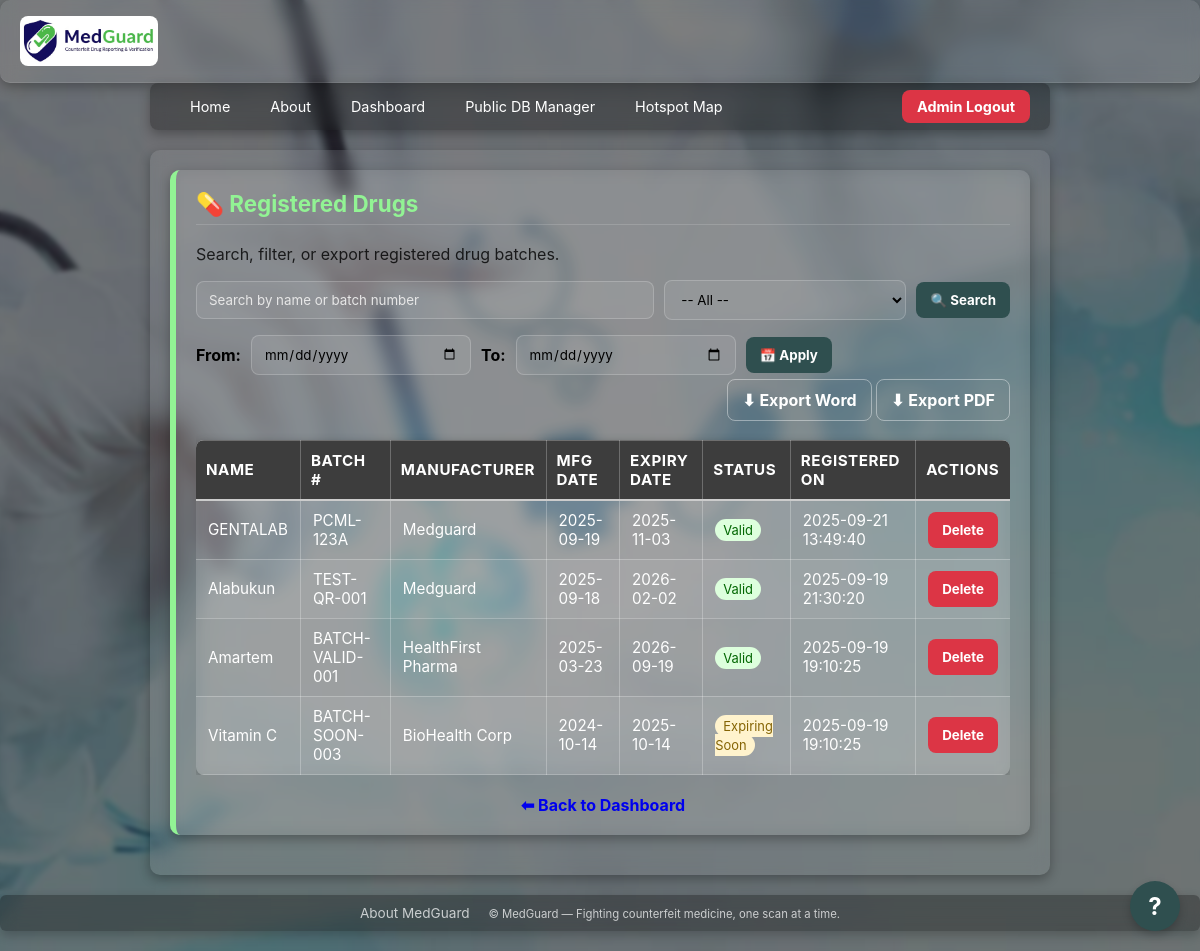
The page /admin/drugs (signed in) on the database its author committed.
### tables this page shows
CREATE TABLE drugs (
            id INTEGER PRIMARY KEY AUTOINCREMENT,
            name TEXT NOT NULL,
            batch_number TEXT UNIQUE NOT NULL,
            mfg_date TEXT NOT NULL,
            expiry_date TEXT NOT NULL,
            manufacturer TEXT NOT NULL,
            created_at TEXT DEFAULT (datetime('now'))
        );

### backend/routes/admin.py (the view)
@admin_bp.get("/drugs")
def admin_drugs():
    if not session.get("admin_id"):
        return redirect(url_for("admin_login"))
    try:
        conn = get_db()
        search = request.args.get("search", "").strip()
        status = request.args.get("status", "").strip()
        start = request.args.get("start", "").strip()
        end = request.args.get("end", "").strip()
        page = int(request.args.get("page", 1))
        per_page = 20
        offset = (page - 1) * per_page
        base_query = "FROM drugs WHERE 1=1"
        params = []
        if search:
            base_query += " AND (name LIKE ? OR batch_number LIKE ?)"
            params.extend([f"%{search}%", f"%{search}%"])
        if status == "valid":
            base_query += " AND date(expiry_date) >= date('now','localtime')"
        elif status == "expired":
            base_query += " AND date(expiry_date) < date('now','localtime')"
        elif status == "soon":
            base_query += " AND date(expiry_date) BETWEEN date('now','localtime') AND date('now','+30 day','localtime')"
        if start and end:
            base_query += " AND date(created_at) BETWEEN date(?) AND date(?)"
            params.extend([start, end])
        total = conn.execute(f"SELECT COUNT(*) {base_query}", params).fetchone()[0]
        rows = conn.execute(f"""
            SELECT id, name, batch_number, manufacturer, mfg_date, expiry_date, created_at
            {base_query}
            ORDER BY created_at DESC
            LIMIT ? OFFSET ?
        """, params + [per_page, offset]).fetchall()
        total_pages = (total + per_page - 1) // per_page
        return render_template(
            "admin_drugs.html",
            drugs=rows,
            search=search,
            status=status,
            start=start,
            end=end,
            current_date=date.today().isoformat(),
            soon_date=(date.today() + timedelta(days=30)).isoformat(),
            page=page,
            total_pages=total_pages
        )
    except Exception as e:
        print("Error in /drugs:", e)
        traceback.print_exc()
        return jsonify({"error": f"Server error: {str(e)}"}), 500

### backend/database.py (called while the page is built)
def get_db():
    if "db" not in g:
        conn = sqlite3.connect(
            cfg.DB_PATH,
            detect_types=sqlite3.PARSE_DECLTYPES,
            timeout=10
        )
        conn.row_factory = sqlite3.Row
        conn.execute("PRAGMA journal_mode=WAL;")
        g.db = conn
    return g.db

### frontend/templates/admin_drugs.html (shortened to what this page needs)
{% extends "base.html" %}
{% block content %}
<div class="panel" style="color:#000;">
  <h2>💊 Registered Drugs</h2>
  <p style="opacity:0.8;">Search, filter, or export registered drug batches.</p>
  <form method="get" action="{{ url_for('admin_api.admin_drugs') }}" class="filter-form">
    <input type="text" name="search" value="{{ search }}" placeholder="Search by name or batch number" class="input" style="flex:2; min-width:200px; color:#000;">
    <select name="status" class="input" style="flex:1; min-width:150px; color:#000;">
      <option value="">-- All --</option>
    </select>
    <button type="submit" class="btn btn-yellow">🔍 Search</button>
  </form>
  <form method="get" action="{{ url_for('admin_api.admin_drugs') }}" class="filter-form">
    <label for="start" style="font-weight:bold;">From:</label>
    <input type="date" id="start" name="start" value="{{ start }}" class="input" style="color:#000;">
    <label for="end" style="font-weight:bold;">To:</label>
    <input type="date" id="end" name="end" value="{{ end }}" class="input" style="color:#000;">
    <button type="submit" class="btn btn-yellow">📅 Apply</button>
  </form>
  <div class="export-links">
    <a href="{{ url_for('admin_api.export_drugs_word', search=search, status=status, start=start, end=end) }}" class="btn btn-outline">⬇ Export Word</a>
    <a href="{{ url_for('admin_api.export_drugs_pdf', search=search, status=status, start=start, end=end) }}" class="btn btn-outline">⬇ Export PDF</a>
  </div>
  <div style="overflow-x: auto; -webkit-overflow-scrolling: touch;">
    <table class="table" id="drugs-table" style="width:100%; border-collapse: collapse; margin-top:15px; color:#000;">
      <thead style="background:#f4f4f4;">
        <tr>
          <th style="padding:10px; border-bottom:2px solid #ccc; text-align:left;">Name</th>
          <th style="padding:10px; border-bottom:2px solid #ccc; text-align:left;">Batch #</th>
          <th style="padding:10px; border-bottom:2px solid #ccc; text-align:left;">Manufacturer</th>
          <th style="padding:10px; border-bottom:2px solid #ccc; text-align:left;">Mfg Date</th>
          <th style="padding:10px; border-bottom:2px solid #ccc; text-align:left;">Expiry Date</th>
          <th style="padding:10px; border-bottom:2px solid #ccc; text-align:left;">Status</th>
          <th style="padding:10px; border-bottom:2px solid #ccc; text-align:left;">Registered On</th>
          <th style="padding:10px; border-bottom:2px solid #ccc; text-align:left;">Actions</th>
        </tr>
      </thead>
      <tbody>
        {% for drug in drugs %}
        <tr style="border-bottom:1px solid #eee;">
          <td data-label="Name">{{ drug.name }}</td>
          <td data-label="Batch #">{{ drug.batch_number }}</td>
          <td data-label="Manufacturer">{{ drug.manufacturer }}</td>
          <td data-label="Mfg Date">{{ drug.mfg_date }}</td>
          <td data-label="Expiry Date">{{ drug.expiry_date }}</td>
          <td data-label="Status">
            {% if drug.expiry_date < current_date %}
              <span style="background:#ffdddd; color:#a00; padding:3px 8px; border-radius:12px; font-size:0.85em;">Expired</span>
            {% elif drug.expiry_date <= soon_date %}
              <span style="background:#fff3cd; color:#856404; padding:3px 8px; border-radius:12px; font-size:0.85em;">Expiring Soon</span>
            {% else %}
              <span style="background:#ddffdd; color:#060; padding:3px 8px; border-radius:12px; font-size:0.85em;">Valid</span>
            {% endif %}
          </td>
          <td data-label="Registered On">{{ drug.created_at }}</td>
          <td data-label="Actions">
              <button class="btn delete-btn" data-id="{{ drug.id }}" data-name="{{ drug.name }}">Delete</button>
          </td>
        </tr>
        {% else %}
        <tr>
          <td colspan="8" style="padding:12px; text-align:center; color:#777;">No drugs found.</td>
        </tr>
        {% endfor %}
      </tbody>
    </table>
  </div>
  <div style="margin-top:20px; text-align:center;">
    <a href="{{ url_for('admin_api.admin_dashboard') }}" class="btn">⬅ Back to Dashboard</a>
  </div>
</div>
{% endblock %}

### frontend/templates/base.html (shortened to what this page needs)
<!DOCTYPE html>
<html lang="en">
  <head>
    <link
      rel="stylesheet"
      href="{{ url_for('static', filename='styles.css') }}"
    />
  </head>
  <body>
    <header class="mg-header">
      <div class="brand-container">
        <img
          src="{{ url_for('static', filename='images/logo.png') }}"
          alt="MedGuard Logo"
          style="height: 50px; border-radius: 8px"
        />
      </div>
    </header>
    <nav class="navbar container">
      <ul class="nav-list">
        <div class="nav-left">
          <li class="nav-item"><a href="{{ url_for('root') }}">Home</a></li>
          <li class="nav-item">
            <a href="{{ url_for('about_page') }}">About</a>
          </li>
           {% if session.admin_id %}
          <li class="nav-item">
            <a href="{{ url_for('admin_api.admin_dashboard') }}">Dashboard</a>
          </li>
          <li class="nav-item">
            <a href="{{ url_for('admin_api.public_db_manager_page') }}"
              >Public DB Manager</a
            >
          </li>
          <li class="nav-item">
            <a href="{{ url_for('admin_api.hotspot_map_page') }}"
              >Hotspot Map</a
            >
          </li>
          {% endif %}
        </div>
        <div class="nav-right">
          {% if session.admin_id %}
          <li class="nav-item">
            <form
              action="{{ url_for('admin_logout') }}"
              method="post"
              style="margin: 0"
            >
              <button
                type="submit"
                class="btn"
                style="background: #dc3545; color: white; width: 100%"
              >
                Admin Logout
              </button>
            </form>
          </li>
          {% endif %}
        </div>
      </ul>
    </nav>
    <main class="container">{% block content %}{% endblock %}</main>
    <footer class="mg-footer">
      <a
        href="{{ url_for('about_page') }}"
        style="color: #eee; text-decoration: none; margin-right: 15px"
        >About MedGuard</a
      >
      <small
        >© MedGuard — Fighting counterfeit medicine, one scan at a time.</small
      >
    </footer>
    <button id="chat-toggle-btn">?</button>
  </body>
</html>

### frontend/static/styles.css (style rules this page uses)
:root { --mg-green: #2f4f4f; --mg-yellow: #92f394; --mg-white: #ffffff; --mg-red: #b45e19; --mg-success: #28a745; }
* { box-sizing: border-box; font-family: Inter, system-ui, -apple-system, Segoe UI, Roboto, Arial, sans-serif; }
body { margin: 0; background: var(--mg-green); color: var(--mg-white); }
.mg-header { display: flex; align-items: center; justify-content: space-between; gap: 12px; padding: 16px 20px; border-bottom: 1px solid rgba(255, 255, 255, 0.1); }
.container { padding: 20px; max-width: 900px; margin: 0 auto; }
.panel { background: rgba(255, 255, 255, 0.05); border-radius: 12px; padding: 20px; margin-bottom: 20px; box-shadow: 0 4px 12px rgba(0, 0, 0, 0.15); border-left: 6px solid var(--mg-yellow); }
.panel h2 { margin-top: 0; color: var(--mg-yellow); font-size: 1.4rem; border-bottom: 1px solid rgba(255, 255, 255, 0.15); padding-bottom: 6px; }
.input { padding: 10px 12px; border-radius: 8px; border: 1px solid rgba(255, 255, 255, 0.2); background: rgba(255, 255, 255, 0.08); color: var(--mg-white); min-width: 220px; }
.input::placeholder { color: #e7e7e7; }
.btn { cursor: pointer; border: none; border-radius: 8px; padding: 10px 14px; font-weight: 700; transition: all 0.2s ease; text-decoration: none !important; }
a.btn { text-decoration: none !important; }
.btn-yellow { background: var(--mg-green); color: #fff; }
.btn-outline { background: transparent; color: var(--mg-white); border: 1px solid rgba(255, 255, 255, 0.4); }
.navbar { padding: 0; position: relative; z-index: 1000; }
.nav-list { list-style: none; padding: 0; margin: 0; display: flex; align-items: center; justify-content: space-between; }
.nav-item a, .nav-item .btn { color: white; text-decoration: none; padding: 10px 15px; display: block; transition: background 0.2s; font-size: 0.9rem; }
.mg-footer { padding: 20px; text-align: center; opacity: 0.75; }
.table { width: 100%; border-collapse: collapse; margin-top: 10px; font-size: 0.95em; background: rgba(255, 255, 255, 0.08); backdrop-filter: blur(8px); border-radius: 8px; overflow: hidden; box-shadow: 0 2px 8px rgba(0, 0, 0, 0.25); }
.table th, .table td { border: 1px solid rgba(255, 255, 255, 0.25); padding: 10px 12px; text-align: left; color: var(--mg-white); }
.table th { background: rgba(0, 0, 0, 0.75); font-weight: bold; text-transform: uppercase; letter-spacing: 0.5px; border-bottom: 2px solid var(--mg-yellow); }
.table th:first-child, .table td:first-child { border-left: none; }
.table th:last-child, .table td:last-child { border-right: none; }
.table tr:nth-child(even) { background: rgba(255, 255, 255, 0.05); }

### frontend/templates/admin_drugs.html (style rules this page uses)
.filter-form { margin-bottom: 15px; display: flex; gap: 10px; flex-wrap: wrap; align-items: center; }
.export-links { margin-bottom: 15px; text-align: right; }
.delete-btn { background-color: #dc3545; color: white; border: none; }

### rows shown on the page
drugs: name "GENTALAB", batch_number "PCML-123A", manufacturer "Medguard", mfg_date "2025-09-19", expiry_date "2025-11-03", shows "Valid", created_at "2025-09-21 13:49:40"
drugs: name "Alabukun", batch_number "TEST-QR-001", manufacturer "Medguard", mfg_date "2025-09-18", expiry_date "2026-02-02", shows "Valid", created_at "2025-09-19 21:30:20"
drugs: name "Amartem", batch_number "BATCH-VALID-001", manufacturer "HealthFirst Pharma", mfg_date "2025-03-23", expiry_date "2026-09-19", shows "Valid", created_at "2025-09-19 19:10:25"
drugs: name "Vitamin C", batch_number "BATCH-SOON-003", manufacturer "BioHealth Corp", mfg_date "2024-10-14", expiry_date "2025-10-14", shows "Expiring Soon", created_at "2025-09-19 19:10:25"
